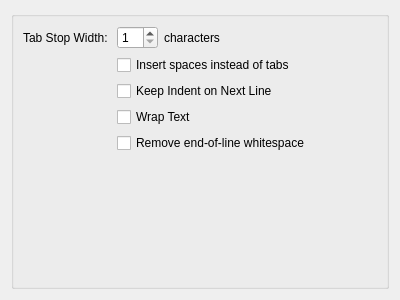
<?xml version="1.0" encoding="UTF-8"?>
<ui version="4.0">
 <class>EditorOptionsWidget</class>
 <widget class="QWidget" name="EditorOptionsWidget">
  <property name="geometry">
   <rect>
    <x>0</x>
    <y>0</y>
    <width>400</width>
    <height>300</height>
   </rect>
  </property>
  <property name="windowTitle">
   <string>Form</string>
  </property>
  <layout class="QVBoxLayout" name="verticalLayout">
   <item>
    <widget class="QGroupBox" name="groupBox">
     <property name="title">
      <string/>
     </property>
     <layout class="QGridLayout" name="gridLayout">
      <item row="0" column="0">
       <widget class="QLabel" name="label">
        <property name="text">
         <string>Tab Stop Width: </string>
        </property>
       </widget>
      </item>
      <item row="0" column="1">
       <widget class="QSpinBox" name="tabStopWidth">
        <property name="minimum">
         <number>1</number>
        </property>
        <property name="maximum">
         <number>80</number>
        </property>
       </widget>
      </item>
      <item row="0" column="2">
       <widget class="QLabel" name="label_2">
        <property name="text">
         <string>characters</string>
        </property>
       </widget>
      </item>
      <item row="0" column="3">
       <spacer name="horizontalSpacer">
        <property name="orientation">
         <enum>Qt::Horizontal</enum>
        </property>
        <property name="sizeHint" stdset="0">
         <size>
          <width>40</width>
          <height>20</height>
         </size>
        </property>
       </spacer>
      </item>
      <item row="1" column="1" colspan="3">
       <widget class="QCheckBox" name="indentSpaces">
        <property name="text">
         <string>Insert spaces instead of tabs</string>
        </property>
       </widget>
      </item>
      <item row="2" column="1" colspan="3">
       <widget class="QCheckBox" name="keepIndent">
        <property name="text">
         <string>Keep Indent on Next Line</string>
        </property>
       </widget>
      </item>
      <item row="4" column="1" colspan="2">
       <widget class="QCheckBox" name="wordWrap">
        <property name="text">
         <string>Wrap Text</string>
        </property>
       </widget>
      </item>
      <item row="6" column="1">
       <spacer name="verticalSpacer">
        <property name="orientation">
         <enum>Qt::Vertical</enum>
        </property>
        <property name="sizeHint" stdset="0">
         <size>
          <width>20</width>
          <height>40</height>
         </size>
        </property>
       </spacer>
      </item>
      <item row="5" column="1" colspan="3">
       <widget class="QCheckBox" name="stripSpaces">
        <property name="text">
         <string>Remove end-of-line whitespace</string>
        </property>
       </widget>
      </item>
     </layout>
    </widget>
   </item>
  </layout>
 </widget>
 <resources/>
 <connections/>
</ui>
